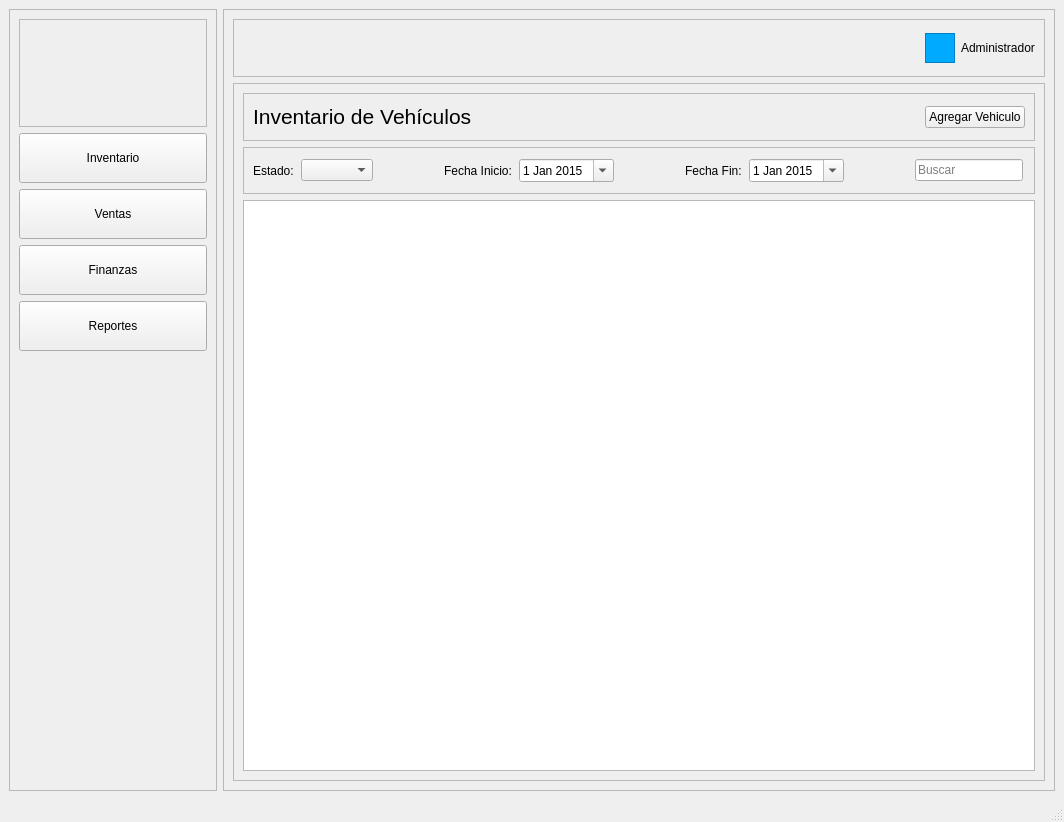
<?xml version="1.0" encoding="UTF-8"?>
<ui version="4.0">
 <class>MainWindow</class>
 <widget class="QMainWindow" name="MainWindow">
  <property name="geometry">
   <rect>
    <x>0</x>
    <y>0</y>
    <width>1064</width>
    <height>822</height>
   </rect>
  </property>
  <property name="windowTitle">
   <string>MainWindow</string>
  </property>
  <widget class="QWidget" name="centralwidget">
   <layout class="QHBoxLayout" name="horizontalLayout" stretch="1,4">
    <item>
     <widget class="QFrame" name="frame">
      <property name="styleSheet">
       <string notr="true"/>
      </property>
      <property name="frameShape">
       <enum>QFrame::Shape::StyledPanel</enum>
      </property>
      <property name="frameShadow">
       <enum>QFrame::Shadow::Raised</enum>
      </property>
      <layout class="QVBoxLayout" name="verticalLayout_2" stretch="1,0,0,0,0,4">
       <item>
        <widget class="QFrame" name="frame_5">
         <property name="frameShape">
          <enum>QFrame::Shape::StyledPanel</enum>
         </property>
         <property name="frameShadow">
          <enum>QFrame::Shadow::Raised</enum>
         </property>
        </widget>
       </item>
       <item>
        <widget class="QPushButton" name="pushButton">
         <property name="minimumSize">
          <size>
           <width>0</width>
           <height>50</height>
          </size>
         </property>
         <property name="text">
          <string>Inventario</string>
         </property>
        </widget>
       </item>
       <item>
        <widget class="QPushButton" name="pushButton_2">
         <property name="minimumSize">
          <size>
           <width>0</width>
           <height>50</height>
          </size>
         </property>
         <property name="text">
          <string>Ventas</string>
         </property>
        </widget>
       </item>
       <item>
        <widget class="QPushButton" name="pushButton_3">
         <property name="minimumSize">
          <size>
           <width>0</width>
           <height>50</height>
          </size>
         </property>
         <property name="text">
          <string>Finanzas</string>
         </property>
        </widget>
       </item>
       <item>
        <widget class="QPushButton" name="pushButton_4">
         <property name="minimumSize">
          <size>
           <width>0</width>
           <height>50</height>
          </size>
         </property>
         <property name="text">
          <string>Reportes</string>
         </property>
        </widget>
       </item>
       <item>
        <spacer name="verticalSpacer">
         <property name="orientation">
          <enum>Qt::Orientation::Vertical</enum>
         </property>
         <property name="sizeHint" stdset="0">
          <size>
           <width>20</width>
           <height>390</height>
          </size>
         </property>
        </spacer>
       </item>
      </layout>
     </widget>
    </item>
    <item>
     <widget class="QFrame" name="frame_2">
      <property name="frameShape">
       <enum>QFrame::Shape::StyledPanel</enum>
      </property>
      <property name="frameShadow">
       <enum>QFrame::Shadow::Raised</enum>
      </property>
      <layout class="QVBoxLayout" name="verticalLayout" stretch="1,12">
       <item>
        <widget class="QFrame" name="frame_3">
         <property name="frameShape">
          <enum>QFrame::Shape::StyledPanel</enum>
         </property>
         <property name="frameShadow">
          <enum>QFrame::Shadow::Raised</enum>
         </property>
         <layout class="QHBoxLayout" name="horizontalLayout_4">
          <item>
           <spacer name="horizontalSpacer_5">
            <property name="orientation">
             <enum>Qt::Orientation::Horizontal</enum>
            </property>
            <property name="sizeHint" stdset="0">
             <size>
              <width>638</width>
              <height>20</height>
             </size>
            </property>
           </spacer>
          </item>
          <item>
           <widget class="QFrame" name="frame_8">
            <property name="minimumSize">
             <size>
              <width>30</width>
              <height>30</height>
             </size>
            </property>
            <property name="maximumSize">
             <size>
              <width>30</width>
              <height>30</height>
             </size>
            </property>
            <property name="styleSheet">
             <string notr="true">background-color: rgb(0, 170, 255);</string>
            </property>
            <property name="frameShape">
             <enum>QFrame::Shape::StyledPanel</enum>
            </property>
            <property name="frameShadow">
             <enum>QFrame::Shadow::Raised</enum>
            </property>
           </widget>
          </item>
          <item>
           <widget class="QLabel" name="label_5">
            <property name="text">
             <string>Administrador</string>
            </property>
           </widget>
          </item>
         </layout>
        </widget>
       </item>
       <item>
        <widget class="QFrame" name="frame_4">
         <property name="frameShape">
          <enum>QFrame::Shape::StyledPanel</enum>
         </property>
         <property name="frameShadow">
          <enum>QFrame::Shadow::Raised</enum>
         </property>
         <layout class="QVBoxLayout" name="verticalLayout_3" stretch="1,1,12">
          <item>
           <widget class="QFrame" name="frame_6">
            <property name="frameShape">
             <enum>QFrame::Shape::StyledPanel</enum>
            </property>
            <property name="frameShadow">
             <enum>QFrame::Shadow::Raised</enum>
            </property>
            <layout class="QHBoxLayout" name="horizontalLayout_2">
             <property name="topMargin">
              <number>0</number>
             </property>
             <property name="bottomMargin">
              <number>0</number>
             </property>
             <item>
              <widget class="QLabel" name="label">
               <property name="text">
                <string>&lt;html&gt;&lt;head/&gt;&lt;body&gt;&lt;p&gt;&lt;span style=&quot; font-size:16pt;&quot;&gt;Inventario de Vehículos&lt;/span&gt;&lt;/p&gt;&lt;/body&gt;&lt;/html&gt;</string>
               </property>
              </widget>
             </item>
             <item>
              <spacer name="horizontalSpacer">
               <property name="orientation">
                <enum>Qt::Orientation::Horizontal</enum>
               </property>
               <property name="sizeHint" stdset="0">
                <size>
                 <width>333</width>
                 <height>20</height>
                </size>
               </property>
              </spacer>
             </item>
             <item>
              <widget class="QPushButton" name="pushButton_5">
               <property name="minimumSize">
                <size>
                 <width>0</width>
                 <height>0</height>
                </size>
               </property>
               <property name="text">
                <string>Agregar Vehiculo</string>
               </property>
              </widget>
             </item>
            </layout>
           </widget>
          </item>
          <item>
           <widget class="QFrame" name="frame_7">
            <property name="frameShape">
             <enum>QFrame::Shape::StyledPanel</enum>
            </property>
            <property name="frameShadow">
             <enum>QFrame::Shadow::Raised</enum>
            </property>
            <layout class="QHBoxLayout" name="horizontalLayout_3">
             <property name="spacing">
              <number>7</number>
             </property>
             <property name="topMargin">
              <number>0</number>
             </property>
             <property name="rightMargin">
              <number>11</number>
             </property>
             <property name="bottomMargin">
              <number>0</number>
             </property>
             <item>
              <widget class="QLabel" name="label_2">
               <property name="text">
                <string>Estado:</string>
               </property>
              </widget>
             </item>
             <item>
              <widget class="QComboBox" name="comboBox">
               <property name="placeholderText">
                <string>Todos</string>
               </property>
              </widget>
             </item>
             <item>
              <spacer name="horizontalSpacer_4">
               <property name="orientation">
                <enum>Qt::Orientation::Horizontal</enum>
               </property>
               <property name="sizeHint" stdset="0">
                <size>
                 <width>23</width>
                 <height>20</height>
                </size>
               </property>
              </spacer>
             </item>
             <item>
              <widget class="QLabel" name="label_3">
               <property name="text">
                <string>Fecha Inicio:</string>
               </property>
              </widget>
             </item>
             <item>
              <widget class="QDateEdit" name="dateEdit">
               <property name="minimumDateTime">
                <datetime>
                 <hour>6</hour>
                 <minute>0</minute>
                 <second>0</second>
                 <year>2015</year>
                 <month>1</month>
                 <day>1</day>
                </datetime>
               </property>
               <property name="calendarPopup">
                <bool>true</bool>
               </property>
              </widget>
             </item>
             <item>
              <spacer name="horizontalSpacer_3">
               <property name="orientation">
                <enum>Qt::Orientation::Horizontal</enum>
               </property>
               <property name="sizeHint" stdset="0">
                <size>
                 <width>24</width>
                 <height>20</height>
                </size>
               </property>
              </spacer>
             </item>
             <item>
              <widget class="QLabel" name="label_4">
               <property name="text">
                <string>Fecha Fin:</string>
               </property>
              </widget>
             </item>
             <item>
              <widget class="QDateEdit" name="dateEdit_2">
               <property name="minimumDateTime">
                <datetime>
                 <hour>6</hour>
                 <minute>0</minute>
                 <second>0</second>
                 <year>2015</year>
                 <month>1</month>
                 <day>1</day>
                </datetime>
               </property>
               <property name="calendarPopup">
                <bool>true</bool>
               </property>
              </widget>
             </item>
             <item>
              <spacer name="horizontalSpacer_2">
               <property name="orientation">
                <enum>Qt::Orientation::Horizontal</enum>
               </property>
               <property name="sizeHint" stdset="0">
                <size>
                 <width>23</width>
                 <height>20</height>
                </size>
               </property>
              </spacer>
             </item>
             <item>
              <widget class="QLineEdit" name="lineEdit">
               <property name="placeholderText">
                <string>Buscar</string>
               </property>
              </widget>
             </item>
            </layout>
           </widget>
          </item>
          <item>
           <widget class="QListView" name="listView"/>
          </item>
         </layout>
        </widget>
       </item>
      </layout>
     </widget>
    </item>
   </layout>
  </widget>
  <widget class="QMenuBar" name="menubar">
   <property name="geometry">
    <rect>
     <x>0</x>
     <y>0</y>
     <width>1064</width>
     <height>25</height>
    </rect>
   </property>
  </widget>
  <widget class="QStatusBar" name="statusbar"/>
 </widget>
 <resources/>
 <connections/>
</ui>
